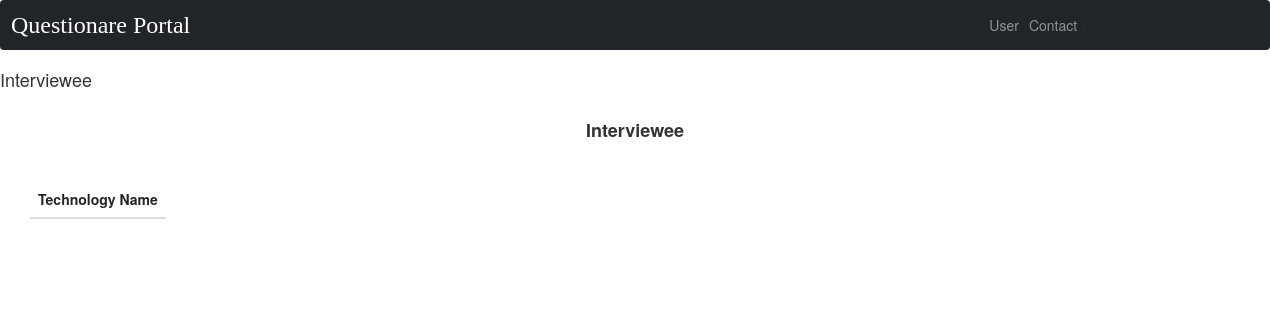
Before: /base/techtable/ with the older database file.
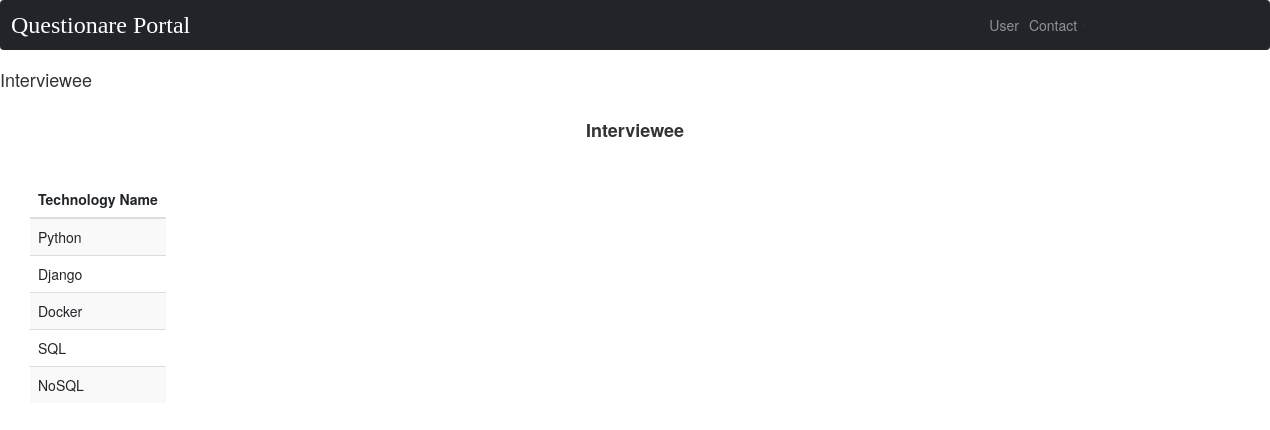
After: the same page with the newer database file.
### base/models.py (models this page shows, shortened)
class Technology(models.Model):
    technology_name = models.CharField(max_length=50)

### base/views.py (the view)
# urls.py: path('techtable/', views.technologytable, name='techtable'),
def technologytable(request):
    technology = Technology.objects.all()
    return render(request, 'base/techtable.html', {'technology': technology})

### templates/base/techtable.html (shortened to what this page needs)
{% extends "navbar.html" %}
{% load static %}
{% block title %}
<h4>Interviewee</h4>
{% endblock %}
{% block table %}
<div class="title" style="margin:10px;"><center><h4><b>Interviewee</b></h4></center></div>
<link href="{% static 'https://cdn.jsdelivr.net/npm/bootstrap@5.0.2/dist/css/bootstrap.min.css'%}" rel="stylesheet">
<section>
  <table class="table table-striped" style="width:1200px;margin:30px;">
    <thead>
      <tr>
        <th scope="col"  >Technology Name</th>
      </tr>
    </thead>
    <tbody>
      {% for u in technology %}
    <tr>
      <td>{{u.technology_name}}</td>
    </tr>
    {% endfor %}
  </tbody>
</table>
</section>
{% endblock %}

Changed rows visible on the page:
added Technology: technology_name "Python"
added Technology: technology_name "Django"
added Technology: technology_name "Docker"
added Technology: technology_name "SQL"
added Technology: technology_name "NoSQL"
